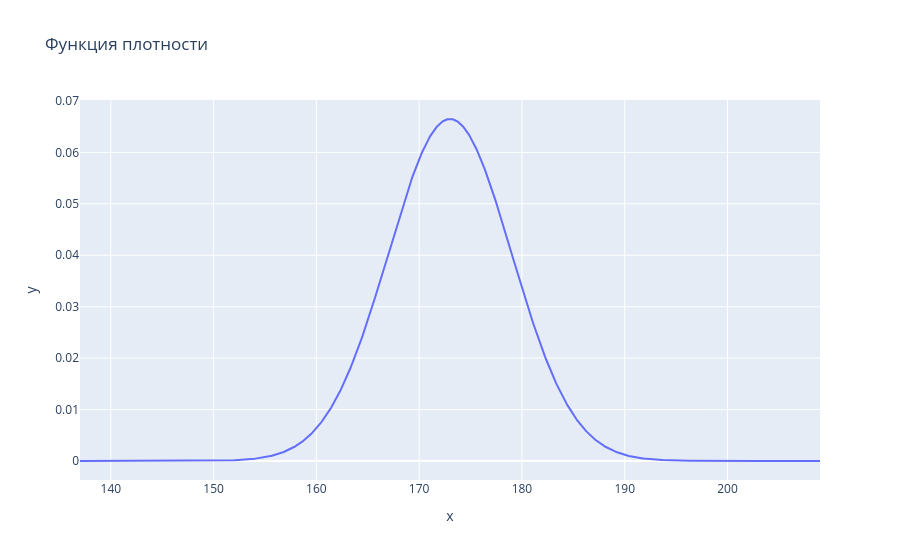

The notebook cell this image was saved under:
### Code cell
fig = go.Figure()

fig.add_trace(go.Scatter(x=X, y=norm.pdf(X, a, s), mode="lines"))

fig.update_layout(title="Функция плотности", xaxis_title="x", yaxis_title="y")

fig.show()

### Figure 1 — Plotly figure (JSON) as saved in the notebook; plotly's stock layout.template omitted (floating-point values rounded to 4 significant figures; data arrays with more than 128 entries replaced by an {"elided": "..."} marker saying what was removed)
{"data": [{"mode": "lines", "type": "scatter", "x": {"elided": "1000 float values"}, "y": {"elided": "1000 float values"}}], "layout": {"title": {"text": "Функция плотности"}, "xaxis": {"title": {"text": "x"}}, "yaxis": {"title": {"text": "y"}}}}
